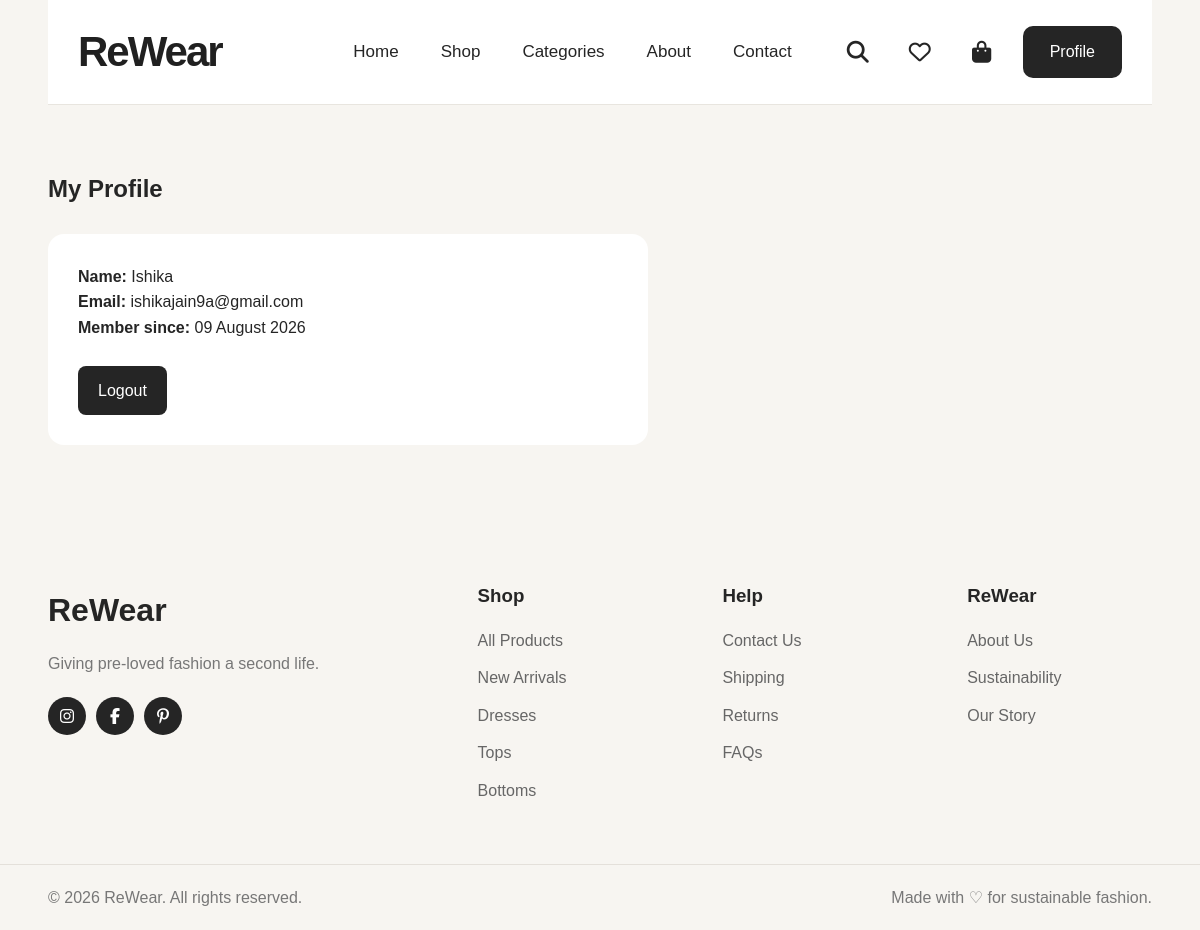
Screenshot of /profile (signed in) with the database file from the repository.
### models/user.py (models this page shows, shortened)
class User(UserMixin, db.Model):
    __tablename__ = "users"
    id = db.Column(db.Integer, primary_key=True)
    name = db.Column(db.String(100), nullable=False)
    email = db.Column(
        db.String(150),
        unique=True,
        nullable=False
    )
    password_hash = db.Column(
        db.String(255),
        nullable=False
    )
    is_admin = db.Column(
        db.Boolean,
        default=False,
        nullable=False
    )
    created_at = db.Column(
        db.DateTime,
        server_default=db.func.now()
    )
    orders = db.relationship(
        "Order",
        back_populates="user",
        lazy=True
    )
    wishlist = db.relationship(
        "Wishlist",
        back_populates="user",
        uselist=False,
        cascade="all, delete-orphan"
    )

### routes/auth.py (the view)
@auth_bp.route("/profile")
@login_required
def profile():
    return render_template(
        "profile.html",
        user=current_user
    )

### templates/profile.html (shortened to what this page needs)
{% extends "base.html" %}
{% block content %}
<section style="padding:70px 0;">
    <div class="container">
        <h1>
            My Profile
        </h1>
        <div
            style="
                background:white;
                padding:30px;
                border-radius:16px;
                max-width:600px;
                margin-top:30px;
            "
        >
            <p>
                <strong>Name:</strong>
                {{ user.name }}
            </p>
            <p>
                <strong>Email:</strong>
                {{ user.email }}
            </p>
            <p>
                <strong>Member since:</strong>
                {{ user.created_at.strftime('%d %B %Y') if user.created_at else 'Recently' }}
            </p>
            <div style="margin-top:25px;">
                <a
                    href="{{ url_for('auth.logout') }}"
                    style="
                        display:inline-block;
                        padding:12px 20px;
                        background:#252525;
                        color:white;
                        text-decoration:none;
                        border-radius:8px;
                    "
                >
                    Logout
                </a>
            </div>
        </div>
    </div>
</section>
{% endblock %}

### static/css/style.css (style rules this page uses)
* { margin: 0; padding: 0; box-sizing: border-box; }
html { scroll-behavior: smooth; }
body { font-family: Arial, Helvetica, sans-serif; background: #f7f5f1; color: #252525; line-height: 1.6; }
a { color: inherit; text-decoration: none; }
.container { width: min(92%, 1660px); margin: 0 auto; }
h1, h2, h3 { line-height: 1.2; }

### rows the page displays
User: name "Ishika", email "ishikajain9a@gmail.com", created_at "09 August 2026"
